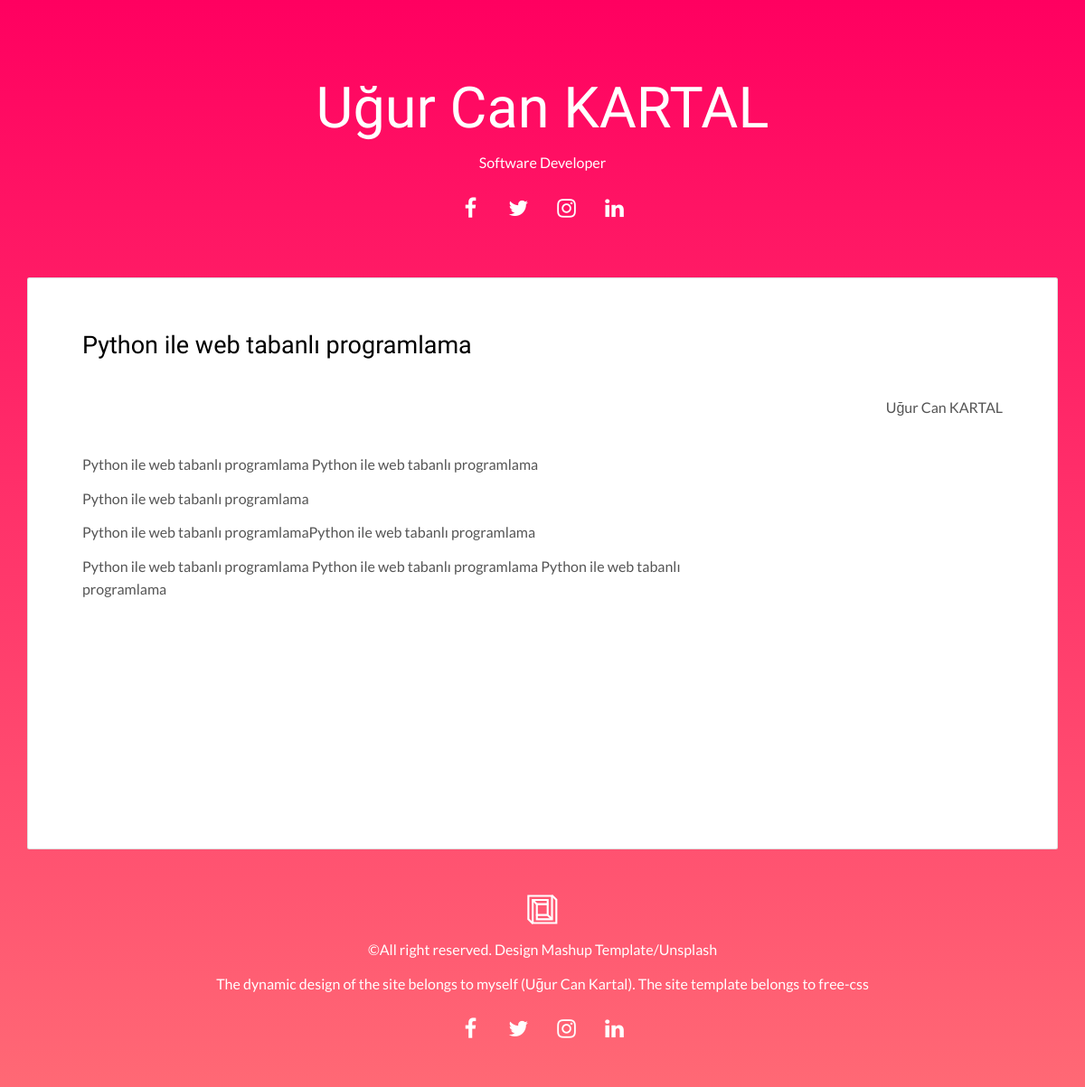
Screenshot of /projects/3/python-ile-web-tabanli-programlama/ with the database file from the repository.
### bilgilerim/models.py (models this page shows, shortened)
class About(models.Model):
    STATUS = (
        ('True' , 'Evet'),
        ('False', 'Hayır'),
    )
    name = models.CharField(max_length=30)
    surname = models.CharField(max_length=30)
    title = models.CharField(max_length=300)
    keywords = models.CharField(max_length=300)
    description = models.CharField(max_length=300)
    job = models.CharField(max_length=50)
    personal_background = RichTextUploadingField()
    image = models.ImageField(blank=True, upload_to='images/')
    status = models.CharField(max_length=10,choices=STATUS)
    slug = models.SlugField()
    parent = models.ForeignKey('self',blank=True, null=True,related_name='children', on_delete=models.CASCADE)
    create_at = models.DateTimeField(auto_now_add=True)
    update_at = models.DateTimeField(auto_now=True)
    def __str__(self):
        return self.name
    def image_tag(self):
        if self.image:
            return mark_safe('<img src="{}" height="100"/>'.format(self.image.url))
        else:
            return mark_safe('<img src="{}" height="100"/>'.format("/uploads/images/resim-yok.png"))
    image_tag.short_description = 'Image'

class Projects(models.Model):
    projectowner = models.ForeignKey(About, on_delete=models.CASCADE)
    slug = models.SlugField()
    image = models.ImageField(blank=True, upload_to='images/')
    projectname = models.CharField(max_length=200)
    description = models.TextField(max_length=500)
    contentofproject = RichTextUploadingField()
    create_at = models.DateTimeField(auto_now_add=True)
    update_at = models.DateTimeField(auto_now=True)
    def image_tag(self):
        if self.image:
            return mark_safe('<img src="{}" height="100"/>'.format(self.image.url))
        else:
            return mark_safe('<img src="{}" height="100"/>'.format("/uploads/images/resim-yok.png"))
    image_tag.short_description = 'Image'

### home/views.py (the view)
# urls.py: path('projects/<int:id>/<slug:slug>/', views.project_detail, name='project_detail'),
def project_detail(request, id, slug):
    setting = Setting.objects.get()
    project = Projects.objects.get(pk=id)
    images = ProjectImages.objects.filter(myimage_id=id)
    aboutme = About.objects.get()
    context = {
        'project': project,
        'images': images,
        'aboutme': aboutme,
        'setting': setting,
    }
    return render(request, 'projects.html', context)

### home/templates/projects.html (shortened to what this page needs)
{% extends "homebase.html" %}
{% block content %}
 <div class="container">
   <div class="row">
     <div class="col-xs-12">
        <div class="card">
          <div class="card-block">
            <h2>{{ project.projectname }}</h2>
              <p align="right">{{ project.projectowner }} {{ project.projectowner.surname }}</p><br>
            <div class="row">
              <div class="col-md-8">
                  {{ project.contentofproject | safe}}
                  <br><br><br><br><br><br><br><br>
              </div>
            </div>
          </div>
        </div>
     </div>
   </div>
 </div>
{% endblock %}

### home/templates/header.html (shortened to what this page needs)
{% load static %}
<main class="content-wrapper">
  <header class="white-text-container section-container">
    <div class="text-center">
      <a href = "/" style="text-decoration:none" ><h1>{{aboutme.name}} {{aboutme.surname}}</h1></a>
      <p>{{aboutme.job}}</p>
      <p>
        <a class="fa-icon fa-icon-2x" target="_blank" href="{{setting.facebook}}" title="">
          <i class="fa fa-facebook"></i>
        </a>
        <a class="fa-icon fa-icon-2x" target="_blank" href="{{setting.twitter}}" title="">
          <i class="fa fa-twitter"></i>
        </a>
        <a class="fa-icon fa-icon-2x" target="_blank" href="{{setting.instagram}}" title="">
          <i class="fa fa-instagram"></i>
        </a>
        <a class="fa-icon fa-icon-2x" target="_blank" href="{{setting.linkedin}}" title="">
          <i class="fa fa-linkedin"></i>
        </a>
      </p>
    </div>
  </header>

### rows the page displays
About: name "Uğur Can", surname "KARTAL", job "Software Developer"
Projects: projectname "Python ile web tabanlı programlama", projectowner "Uğur Can", projectowner.surname "KARTAL", contentofproject "Python ile web tabanlı programlama Python ile web tabanlı programlama Python ile web tabanlı programlama Python ile web tabanlı programlamaPython ile web tabanlı programlama Python ile web tabanlı programlama Python ile web tabanlı programlama Python ile web tabanlı programlama"
